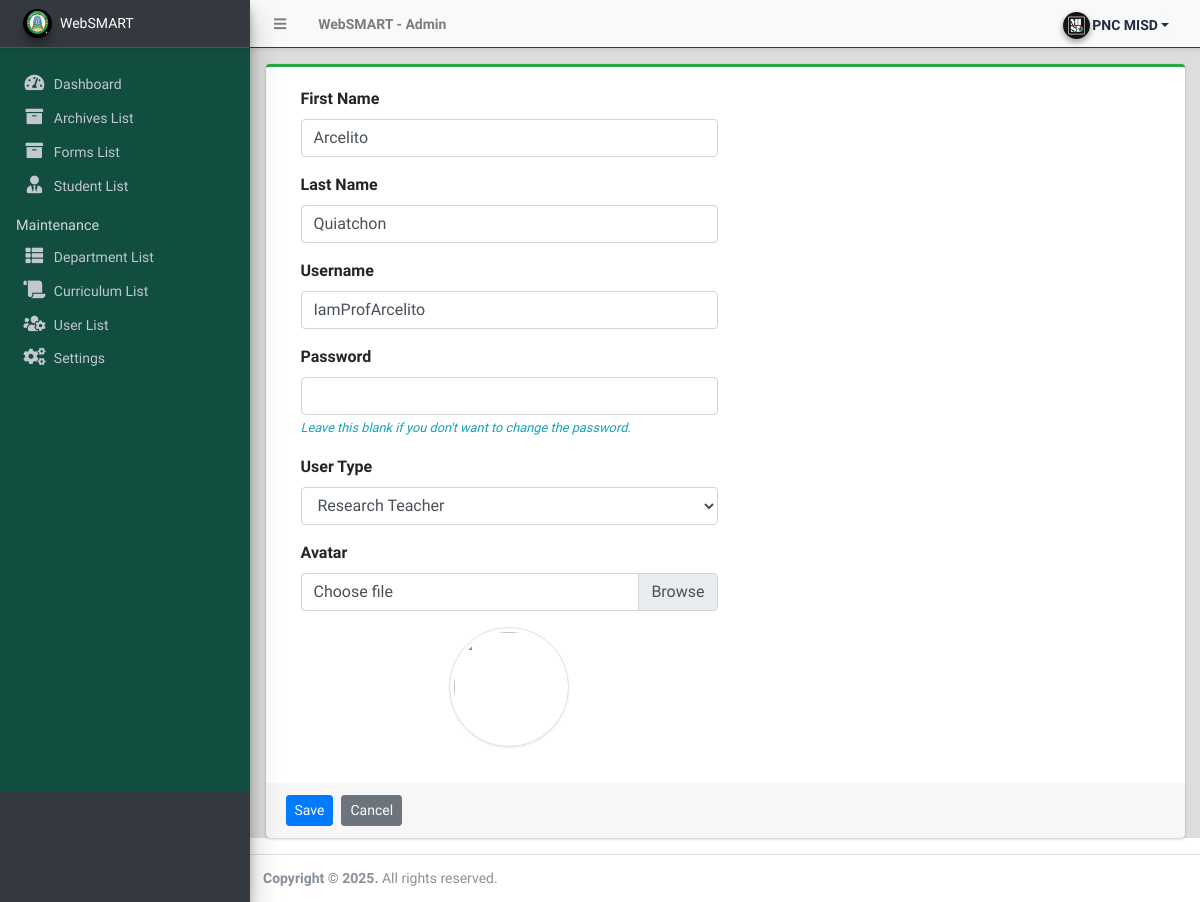
The app's page /admin/?page=user/manage_user&id=18 (signed in) with its own data.
### tables this page shows
CREATE TABLE `users` (
  `id` int(50) NOT NULL,
  `firstname` varchar(250) NOT NULL,
  `middlename` text DEFAULT NULL,
  `lastname` varchar(250) NOT NULL,
  `username` text NOT NULL,
  `password` text NOT NULL,
  `avatar` text DEFAULT NULL,
  `last_login` datetime DEFAULT NULL,
  `type` tinyint(1) NOT NULL DEFAULT 0,
  `status` int(1) NOT NULL DEFAULT 1 COMMENT '0=not verified, 1 = verified',
  `date_added` datetime NOT NULL DEFAULT current_timestamp(),
  `date_updated` datetime DEFAULT NULL ON UPDATE current_timestamp()
);

### config.php (called while the page is built, shortened)
<?php
function validate_image($file){
	if(!empty($file)){
        $ex = explode('?',$file);
        $file = $ex[0];
        $param =  isset($ex[1]) ? '?'.$ex[1]  : '';
		if(is_file(base_app.$file)){
			return base_url.$file.$param;
		}else{
			return base_url.'dist/img/temp.png';
		}
	}else{
		return base_url.'dist/img/temp.png';
	}
}
?>

### admin/user/manage_user.php (the view, shortened to what this page needs)
<?php
if(isset($_GET['id']) && $_GET['id'] > 0){
    $user = $conn->query("SELECT * FROM users where id ='{$_GET['id']}'");
    foreach($user->fetch_array() as $k =>$v){
        $meta[$k] = $v;
    }
}
?>
<div class="card card-outline card-success">
	<div class="card-body">
		<div class="container-fluid">
			<form action="" id="manage-user">
				<div class="form-group col-6">
					<label for="firstname">First Name</label>
					<input type="text" name="firstname" id="firstname" class="form-control" value="<?php echo isset($meta['firstname']) ? $meta['firstname']: '' ?>" required>
				</div>
				<div class="form-group col-6">
					<label for="lastname">Last Name</label>
					<input type="text" name="lastname" id="lastname" class="form-control" value="<?php echo isset($meta['lastname']) ? $meta['lastname']: '' ?>" required>
				</div>
				<div class="form-group col-6">
					<label for="username">Username</label>
					<input type="text" name="username" id="username" class="form-control" value="<?php echo isset($meta['username']) ? $meta['username']: '' ?>" required  autocomplete="off">
				</div>
				<div class="form-group col-6">
					<label for="password">Password</label>
					<input type="password" name="password" id="password" class="form-control" value="" autocomplete="off" <?php echo isset($meta['id']) ? "": 'required' ?>>
                    <?php if(isset($_GET['id'])): ?>
					<small class="text-info"><i>Leave this blank if you don't want to change the password.</i></small>
                    <?php endif; ?>
				</div>
				<div class="form-group col-6">
					<label for="type">User Type</label>
					<select name="type" id="type" class="form-control" required>
						<option value="3" <?php echo (isset($meta['type']) && $meta['type'] == 3) ? 'selected' : '' ?>>Research Teacher</option>
					</select>
				</div>
				<div class="form-group col-6">
					<label for="" class="control-label">Avatar</label>
					<div class="custom-file">
						<label class="custom-file-label" for="customFile">Choose file</label>
					</div>
				</div>
				<div class="form-group col-6 d-flex justify-content-center">
					<img src="<?php echo validate_image(isset($meta['avatar']) ? $meta['avatar'] :'') ?>" alt="" id="cimg" class="img-fluid img-thumbnail">
				</div>
			</form>
		</div>
	</div>
	<div class="card-footer">
		<div class="col-md-12">
			<div class="row">
				<button class="btn btn-sm btn-primary mr-2" form="manage-user">Save</button>
				<a class="btn btn-sm btn-secondary" href="./?page=user/list">Cancel</a>
			</div>
		</div>
	</div>
</div>

### admin/user/manage_user.php (style rules this page uses)
img#cimg { height: 15vh; width: 15vh; object-fit: cover; border-radius: 100%; }

### records on screen
users: firstname "Arcelito", lastname "Quiatchon", username "IamProfArcelito", type "Research Teacher"

### other values on screen
$_settings->info('name') "WebSMART"
$_settings->userdata('firstname').' '.$_settings->userdata('lastname') "PNC MISD"
$_settings->info('short_name') "WebSMART"
